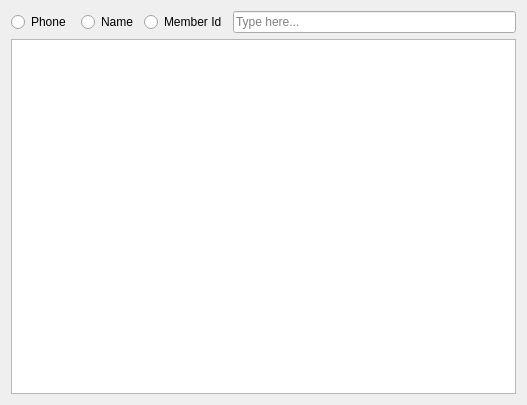
<?xml version="1.0" encoding="UTF-8"?>
<ui version="4.0">
 <class>Form</class>
 <widget class="QWidget" name="Form">
  <property name="geometry">
   <rect>
    <x>0</x>
    <y>0</y>
    <width>527</width>
    <height>405</height>
   </rect>
  </property>
  <property name="windowTitle">
   <string>Form</string>
  </property>
  <layout class="QVBoxLayout" name="verticalLayout">
   <item>
    <layout class="QVBoxLayout" name="verticalLayout_2">
     <item>
      <layout class="QHBoxLayout" name="horizontalLayout">
       <item>
        <widget class="QRadioButton" name="phoneRadioButton">
         <property name="text">
          <string>Phone </string>
         </property>
        </widget>
       </item>
       <item>
        <widget class="QRadioButton" name="nameRadioButton">
         <property name="text">
          <string>Name</string>
         </property>
        </widget>
       </item>
       <item>
        <widget class="QRadioButton" name="memberIdRadioButton">
         <property name="text">
          <string>Member Id</string>
         </property>
        </widget>
       </item>
       <item>
        <widget class="QLineEdit" name="searchLineEdit">
         <property name="placeholderText">
          <string>Type here...</string>
         </property>
        </widget>
       </item>
      </layout>
     </item>
     <item>
      <layout class="QHBoxLayout" name="horizontalLayout_2">
       <item>
        <widget class="QListWidget" name="membersList"/>
       </item>
      </layout>
     </item>
    </layout>
   </item>
  </layout>
 </widget>
 <resources/>
 <connections/>
</ui>
